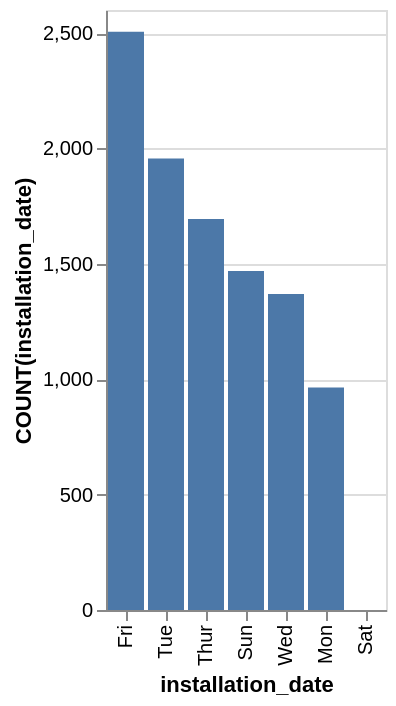

The specification (Vega-Lite) saved for this image:
### Vega-Lite specification from a JSON file in a GitHub repository (floating-point values rounded to 4 significant figures)
{"data": {"values": [{"x_data": "Fri", "y_data": 2506}, {"x_data": "Tue", "y_data": 1957}, {"x_data": "Thur", "y_data": 1694}, {"x_data": "Sun", "y_data": 1469}, {"x_data": "Wed", "y_data": 1369}, {"x_data": "Mon", "y_data": 964}, {"x_data": "Sat", "y_data": 0}]}, "mark": "bar", "encoding": {"x": {"field": "x_data", "type": "nominal", "title": "installation_date", "sort": {"op": "sum", "field": "y_data", "order": "descending"}}, "y": {"field": "y_data", "type": "quantitative", "title": "COUNT(installation_date)"}}}
